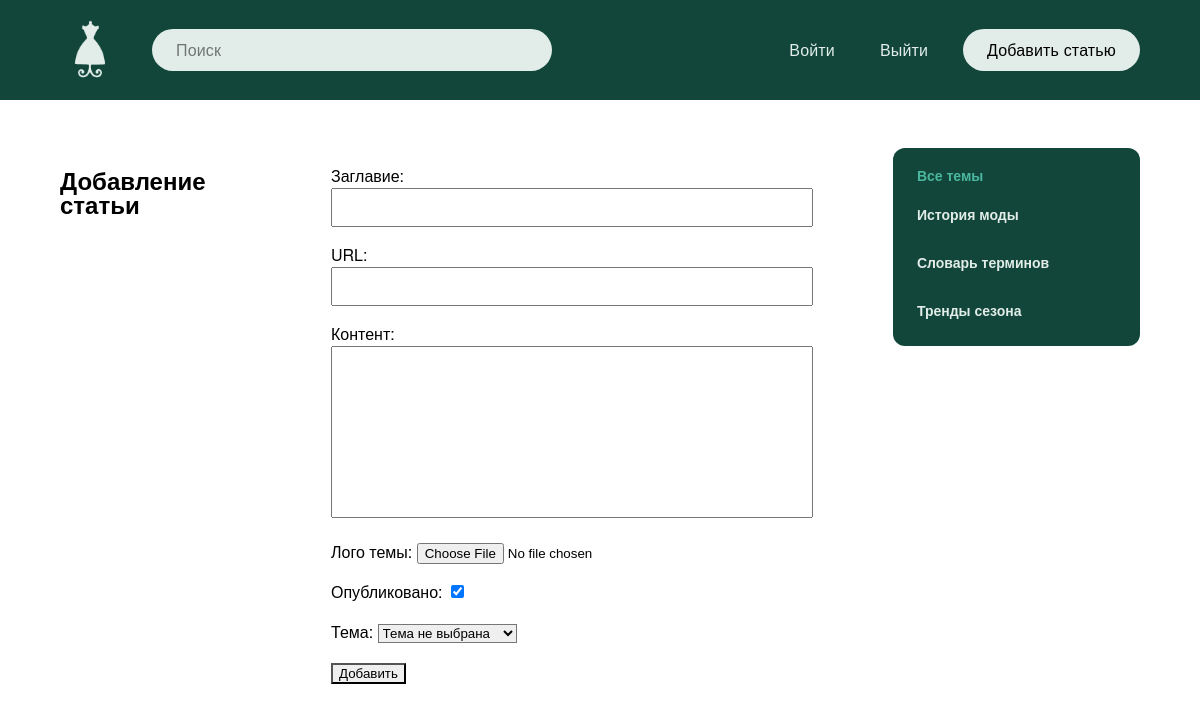
Screenshot of /add_page/ (signed in) with the database file from the repository.
### blog/models.py (models this page shows)
class Topic(models.Model):
    name = models.CharField(max_length=200, verbose_name='Тема')
    slug = models.SlugField(max_length=200, unique=True, verbose_name='URL')
    def __str__(self):
        return self.name
    def get_absolute_url(self):
        return reverse('top', kwargs={'top_slug': self.slug})
    class Meta:
        verbose_name = 'Тема'
        verbose_name_plural = 'Темы'

### blog/views.py (the view)
# urls.py: path('add_page/', AddPage.as_view(), name='add_page'),
class AddPage(LoginRequiredMixin, DataMixin, CreateView):
    form_class = AddPostForm
    template_name = 'blog/add_page.html'
    success_url = reverse_lazy('index')
    login_url = reverse_lazy('index')
    def get_context_data(self, *, object_list=None, **kwargs):
        context = super().get_context_data(**kwargs)
        t_def = self.get_user_context(title='Добавление статьи')
        return dict(list(context.items()) + list(t_def.items()))

### blog/forms.py (shortened to what this page needs)
class AddPostForm(forms.ModelForm):
    class Meta:
        model = Blog
        fields = ['title', 'slug', 'content', 'photo', 'is_published', 'topic']
        widgets = {
            'title': forms.TextInput(attrs={'class': 'form-input'}),
            'slug': forms.TextInput(attrs={'class': 'form-input'}),
            'content': forms.Textarea(attrs={'cols': 60, 'rows': 10, 'class': 'form-input'}),
        }
    def __init__(self, *args, **kwargs):
        super().__init__(*args, **kwargs)
        self.fields['topic'].empty_label = 'Тема не выбрана'

### blog/utils.py (called while the page is built)
    def get_user_context(self, **kwargs):
        context = kwargs
        topics = Topic.objects.annotate(Count('blog'))
        context['topics'] = topics
        if 'topic_selected' not in context:
            context['topic_selected'] = 0
        return context

### blog/templates/blog/add_page.html (shortened to what this page needs)
{% extends 'blog/base.html' %}
{% block content %}
<h2>{{ title }}</h2>
<form action="{% url 'add_page' %}" method="post" enctype="multipart/form-data">
    {{ form.as_p }}
    <button>Добавить</button>
</form>
{% endblock %}

### blog/templates/blog/base.html (shortened to what this page needs)
<!doctype html>
{% load static %}
{% load blog_tags %}
<html lang="ru">
  <head>
    <link rel="stylesheet" href="{% static 'css/style.css' %}">
  </head>
  <body>
    {% include 'blog/navbar.html' %}
    <main class="main">
	<div class="container">
		<div class="main__wrapper">
        {% block content %}
        {% endblock %}
        <div class="sidebar">
          <div class="categories">
                  <ul class="categories__list">
                    {% if topic_selected == 0 %}
                      <li class="selected__item">Все темы</li>
                    {% else %}
                      <li class="categories__item"><a href="{% url 'index' %}">Все темы</a></li>
                    {% endif %}
                    {% for t in topics %}
                        {% if t.blog__count > 0 %}
                            {% if t.pk == topic_selected %}
                                <li class="selected__item">{{ t.name }}</li>
                            {% else %}
                                <li class="categories__item"><a href="{{ t.get_absolute_url }}">{{ t.name }}</a></li>
                            {% endif %}
                      {% endif %}
                    {% endfor%}
                  </ul>
            </div>
            </div>
        </div>
	</div>
</main>
</body>
</html>

### blog/static/css/style.css (style rules this page uses)
*, *::before, *::after { box-sizing: border-box; }
html, body { margin: 0; padding: 0; }
html { font-family: 'Helvetica Neue', 'Arial', sans-serif; font-style: normal; font-weight: 400; font-size: 16px; line-height: 24px; color: black; background-color: #FFFFFF; -webkit-font-smoothing: antialiased; -moz-osx-font-smoothing: grayscale; text-rendering: optimizeLegibility; }
body { width: 100%; height: 100%; background-color: white; }
a { color: black; text-decoration: none; }
textarea { resize: none; }
select { border-radius: 0; }
button, [type='button'], [type='reset'], [type='submit'] { appearance: none; }
.container { max-width: 1920px; margin: 0 auto; padding: 0 60px; }
.main__wrapper { position: relative; display: flex; gap: 80px; margin-top: 48px; margin-bottom: 48px; }
.sidebar { width: 300px; }
.categories__list { display: grid; grid-template-columns: 1fr; gap: 12px; list-style: none; margin: 0; background-color: #12463A; padding: 12px 0; border-radius: 12px; }
.categories__item { margin-right: 28px; margin-bottom: 12px; }
.selected__item, .categories__item a { font-family: 'Helvetica Neue', 'Arial', sans-serif; font-weight: 700; font-size: 14px; line-height: 20px; padding: 5px 24px; }
.categories__item a { color: #E2EDE9; }
.selected__item { color: #4BB79E; }
.form-input { width: 100%; padding: 10px; box-sizing: border-box; }

### rows the page displays
Topic: name "История моды"
Topic: name "Словарь терминов"
Topic: name "Тренды сезона"

### other values shown
{{ title }} "Добавление статьи"
